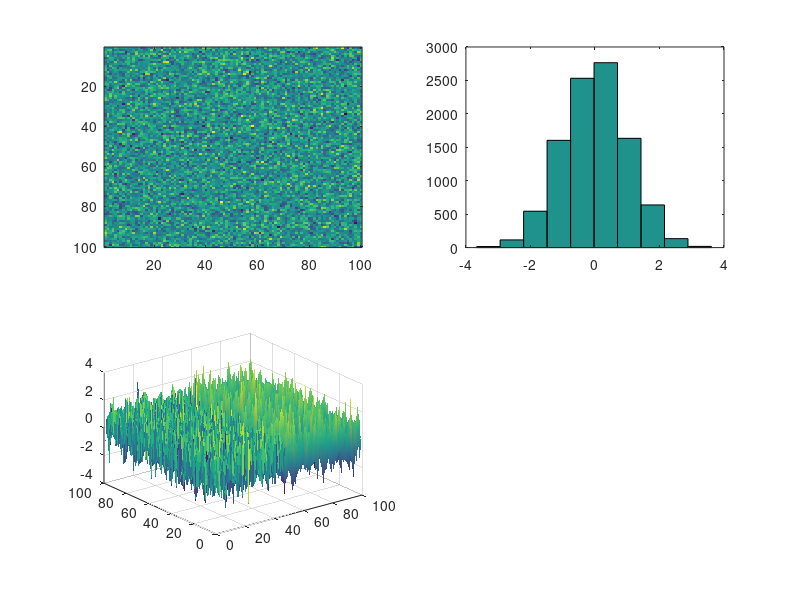
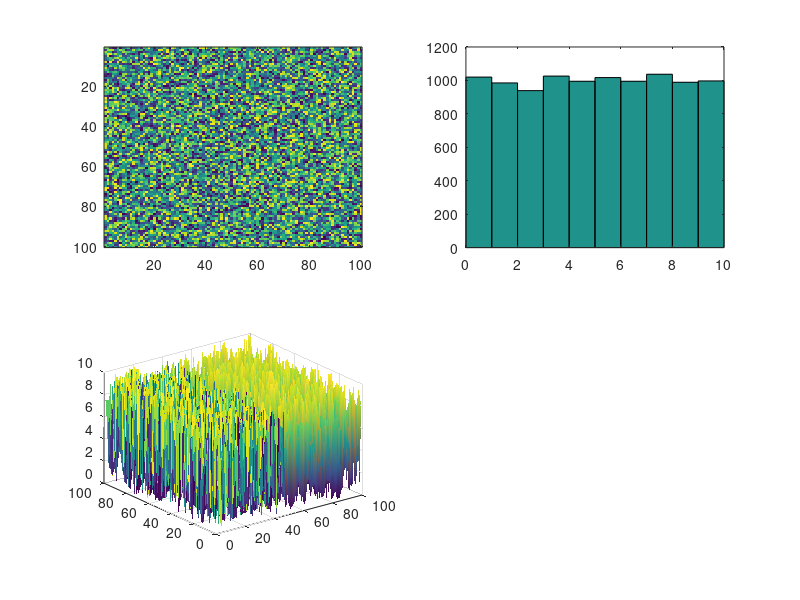

Recreate these plots in MATLAB, in order.
clc
close all
clear all


%%%%%%%%  NORMAL
N=100
% m=round(5*randn(10,1))
m =(randn(N,N))
subplot(2,2,1); imagesc(m)
subplot(2,2,2),hist(m(:))
[x,y]=meshgrid(1:N,1:N)
subplot(2,2,3);surf(x,y,m,'edgecolor','none','facecolor','interp')


%%%%%%   UNIFORM
M=100
n=10*(rand(M,M))
% n=(-pi + (pi+pi).*rand(20,1))
figure
subplot(2,2,1); imagesc(n)
subplot(2,2,2),hist(n(:))  % reshape(A,[],1)
[x,y]=meshgrid(1:M,1:M)
subplot(2,2,3);surf(x,y,n,'edgecolor','none','facecolor','interp')